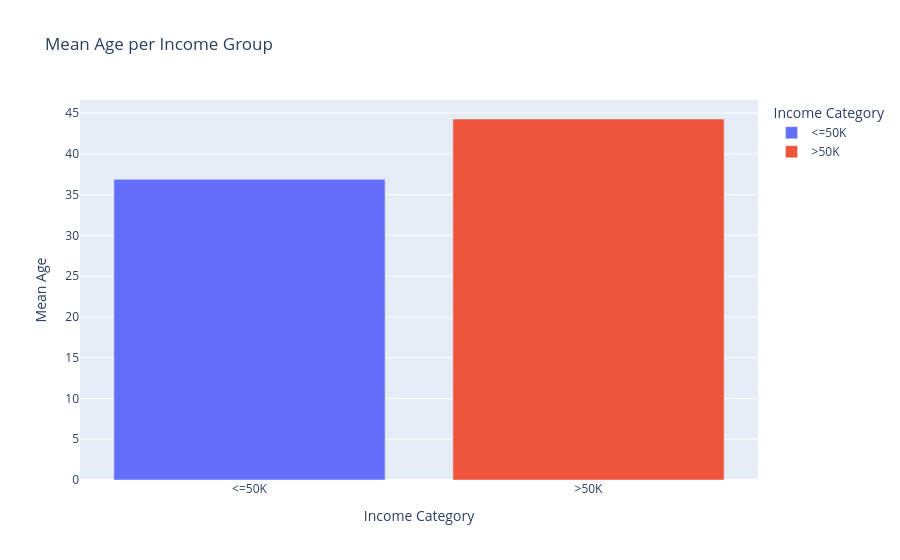

The notebook cell saved with this chart:
### Code cell
mean_age = df.groupby('income')['age'].mean().reset_index()

fig = px.bar(
    mean_age,
    x='income',
    y='age',
    color='income',
    title='Mean Age per Income Group',
    labels={'income': 'Income Category', 'age': 'Mean Age'},
    hover_data={'age': ':.2f'}  # show age with 2 decimal places
)

fig.show()

### Figure 1 — Plotly figure (JSON) as saved in the notebook; plotly's stock layout.template omitted (floating-point values rounded to 4 significant figures)
{"data": [{"alignmentgroup": "True", "hovertemplate": "Income Category=%{x}<br>Mean Age=%{y:.2f}<extra></extra>", "legendgroup": "<=50K", "marker": {"color": "#636efa", "pattern": {"shape": ""}}, "name": "<=50K", "offsetgroup": "<=50K", "orientation": "v", "showlegend": true, "textposition": "auto", "type": "bar", "x": ["<=50K"], "xaxis": "x", "y": [36.88], "yaxis": "y"}, {"alignmentgroup": "True", "hovertemplate": "Income Category=%{x}<br>Mean Age=%{y:.2f}<extra></extra>", "legendgroup": ">50K", "marker": {"color": "#EF553B", "pattern": {"shape": ""}}, "name": ">50K", "offsetgroup": ">50K", "orientation": "v", "showlegend": true, "textposition": "auto", "type": "bar", "x": [">50K"], "xaxis": "x", "y": [44.28], "yaxis": "y"}], "layout": {"barmode": "relative", "legend": {"title": {"text": "Income Category"}, "tracegroupgap": 0}, "title": {"text": "Mean Age per Income Group"}, "xaxis": {"anchor": "y", "categoryarray": ["<=50K", ">50K"], "categoryorder": "array", "domain": [0, 1], "title": {"text": "Income Category"}}, "yaxis": {"anchor": "x", "domain": [0, 1], "title": {"text": "Mean Age"}}}}
